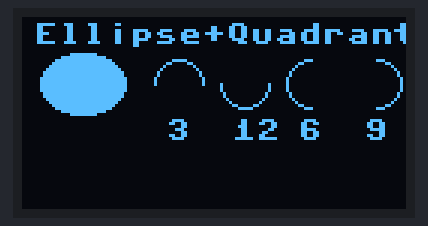
Bench run of a program on a simulated Raspberry Pi Pico running MicroPython. Parts: 128×64 one-colour display. Library files of the repository ran but are not shown: ssd1306.py. At 0.0 s the program stops and its outputs stay as they are.

Above: at 0.1 s.

The program:

06-ellipse.py
```python
# Lab 06: Ellipse and Quadrant Fill Codes
# ellipse(x, y, horz_radius, vert_radius, color, fill_flag, quad_code)
# The optional quad_code restricts drawing to one or more quarters of the
# ellipse: 1=top-right, 2=top-left, 4=bottom-left, 8=bottom-right. Add the
# numbers together to combine quarters.

import config

oled = config.init_display()
WHITE = config.WHITE
NO_FILL = config.NO_FILL
FILL = config.FILL

oled.fill(config.BLACK)
oled.text("Ellipse+Quadrants", 4, 2, WHITE)

# a plain filled ellipse for reference
oled.ellipse(20, 22, 14, 10, WHITE, FILL)

# four quadrant fill codes, drawn as outlines so each arc stands out
QUADRANTS = (
    (3, "top half"),
    (12, "bottom half"),
    (6, "left half"),
    (9, "right half"),
)

x = 52
for code, label in QUADRANTS:
    oled.ellipse(x, 22, 8, 8, WHITE, NO_FILL, code)
    oled.text(str(code), x - 4, 34, WHITE)
    x += 22

oled.show()
```

config.py
```python
# Hardware configuration for the OLED Two-Button Pico kit.
# Every numbered lab in this folder imports this file instead of repeating
# pin numbers, so the whole kit only needs to be described in one place.

from machine import Pin, SPI
import ssd1306

WIDTH = 128
HEIGHT = 64

# 2.42" SSD1306/SSD1309 SPI display
SCL_PIN = 2
SDA_PIN = 3
RES_PIN = 4
DC_PIN = 5
CS_PIN = 6

# Two momentary push buttons. Each button's other leg goes to GND, and
# PULL_UP holds the pin at 1 until a press pulls it to 0.
BUTTON_A_PIN = 14
BUTTON_B_PIN = 15

WHITE = 1
BLACK = 0
NO_FILL = 0
FILL = 1


def init_display():
    clock = Pin(SCL_PIN)
    data = Pin(SDA_PIN)
    res = Pin(RES_PIN)
    dc = Pin(DC_PIN)
    cs = Pin(CS_PIN)
    spi = SPI(0, sck=clock, mosi=data)
    return ssd1306.SSD1306_SPI(WIDTH, HEIGHT, spi, dc, res, cs)


def init_buttons():
    button_a = Pin(BUTTON_A_PIN, Pin.IN, Pin.PULL_UP)
    button_b = Pin(BUTTON_B_PIN, Pin.IN, Pin.PULL_UP)
    return button_a, button_b
```
